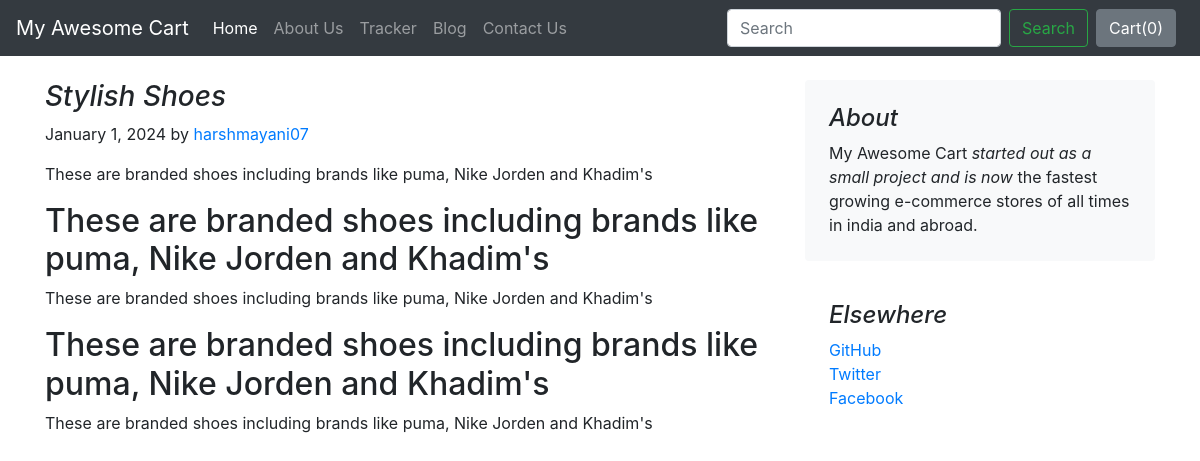
The app's page /blog/blogpost/4 with its own data.
### blog/models.py (models this page shows)
class Blogpost(models.Model):
    post_id = models.AutoField(primary_key=True)
    title = models.CharField(max_length=50)
    head0 = models.CharField(max_length=500,default="")
    chead0 = models.CharField(max_length=5000,default="")
    head1 = models.CharField(max_length=500,default="")
    chead1 = models.CharField(max_length=5000,default="")
    head2 = models.CharField(max_length=500,default="")
    chead2 = models.CharField(max_length=5000,default="")
    pub_date = models.DateField()
    thumbnail = models.ImageField(upload_to='shop/images', default="")
    def __str__(self):
        return self.title

### blog/views.py (the view)
# urls.py: path("blogpost/<int:id>", views.blogpost,name ="blogpost"),
def blogpost(request,id):
    post = Blogpost.objects.filter(post_id = id)[0]
    print(post)
    return render(request,'blog/blogpost.html',{'post':post})

### blog/Templates/blog/blogpost.html (shortened to what this page needs)
{% extends 'blog/basic.html' %}
{% block body %}
<div class="container">
    <div class="row mt-4">
        <div class="col-md-8 blog-main">
            <h3 class="font-italic">
                {{post.title}}
            </h3>
            <div class="blog-post">
                <p class="blog-post-meta">January 1, 2024 by <a href="#">harshmayani07</a></p>
                <p>{{post.chead0}}</p>
                <h2>{{post.head1}}</h2>
                <p>{{post.chead1}}</p>
                <h2>{{post.head2}}</h2>
                <p>{{post.chead2}}</p>
            </div>
        </div>
        <aside class="col-md-4 blog-sidebar">
            <div class="p-4 mb-3 bg-light rounded">
                <h4 class="font-italic">About</h4>
                <p class="mb-0">My Awesome Cart <em>started out as a small project and is now</em> the fastest growing e-commerce stores of all times in india and abroad.</p>
            </div>
            <div class="p-4">
                <h4 class="font-italic">Elsewhere</h4>
                <ol class="list-unstyled">
                    <li><a href="#">GitHub</a></li>
                    <li><a href="#">Twitter</a></li>
                    <li><a href="#">Facebook</a></li>
                </ol>
            </div>
        </aside>
    </div>
</div>
{% endblock %}

### records on screen
Blogpost: title "Stylish Shoes", chead0 "These are branded shoes including brands like puma, Nike Jorden and Khadim's", head1 "These are branded shoes including brands like puma, Nike Jorden and Khadim's", chead1 "These are branded shoes including brands like puma, Nike Jorden and Khadim's", head2 "These are branded shoes including brands like puma, Nike Jorden and Khadim's", chead2 "These are branded shoes including brands like puma, Nike Jorden and Khadim's"
